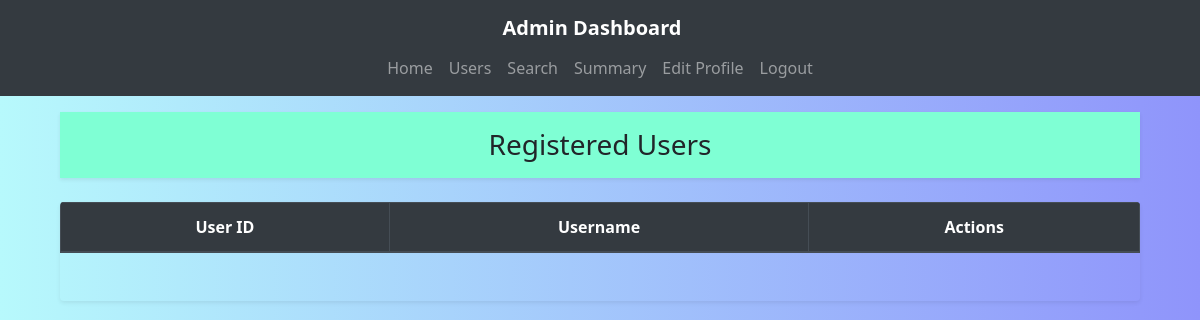
Page /admin/manage-users (signed in) on the earlier database version.
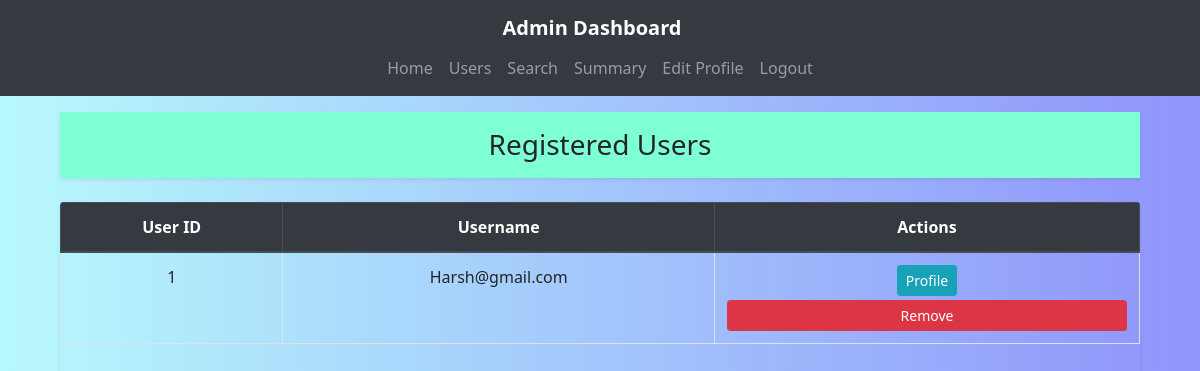
Same page on the later database version.
### backend/models.py (models this page shows)
class User(db.Model):
    __tablename__ = 'users'
    id = db.Column(db.Integer, primary_key=True)
    username = db.Column(db.String(80), nullable=False, unique=True, index=True)
    email = db.Column(db.String(120), nullable=False, unique=True)
    password_hash = db.Column(db.String(128))
    name = db.Column(db.String(100))
    address = db.Column(db.String(200), nullable=False)
    pincode = db.Column(db.String(10), nullable=False)
    created_at = db.Column(db.DateTime, default=datetime.utcnow)
    user_type = db.Column(db.String(10), default='user')  # 'user' or 'admin'
    reservations = db.relationship('Reservation', backref='user', lazy=True)

### app.py (the view)
    @app.route('/admin/manage-users')
    def admin_manage_users():
        if session.get('role') != 'admin':
            return redirect(url_for('login'))
        users = User.query.all()
        return render_template('admin_users.html', users=users)

### templates/admin_users.html (shortened to what this page needs)
{% extends 'base.html' %}
{% block navbar %}
<nav class="navbar navbar-expand-lg navbar-dark bg-dark fixed-top">
  <div class="container">
    <a class="navbar-brand font-weight-bold text-white" href="{{ url_for('admin_dashboard') }}">Admin Dashboard</a>
    <div class="collapse navbar-collapse justify-content-end" id="navbarNav">
      <ul class="navbar-nav text-center">
        <li class="nav-item"><a class="nav-link" href="{{ url_for('admin_dashboard') }}">Home</a></li>
        <li class="nav-item"><a class="nav-link" href="{{ url_for('view_all_users') }}">Users</a></li>
        <li class="nav-item"><a class="nav-link" href="{{ url_for('search') }}">Search</a></li>
        <li class="nav-item"><a class="nav-link" href="{{ url_for('admin_summary') }}">Summary</a></li>
        <li class="nav-item"><a class="nav-link" href="{{ url_for('edit_admin_profile') }}">Edit Profile</a></li>
        <li class="nav-item"><a class="nav-link" href="{{ url_for('logout') }}">Logout</a></li>
      </ul>
    </div>
  </div>
</nav>
{% endblock %}
{% block content %}
<div class="container mt-5 pt-4">
  <div class="container-fluid text-center font-weight-bold py-3 shadow-sm mt-4" style="background-color: aquamarine;">
    <h3 class="mb-0">Registered Users</h3>
  </div>
  <div class="table-responsive mt-4 shadow-sm rounded">
    <table class="table table-bordered text-center mb-5">
      <thead class="thead-dark">
        <tr>
          <th>User ID</th>
          <th>Username</th>
          <th>Actions</th>
        </tr>
      </thead>
      <tbody>
        {% for user in users %}
        <tr>
          <td>{{ user.id }}</td>
          <td>{{ user.username }}</td>
          <td>
            <a href="{{ url_for('admin_user_details', user_id=user.id) }}" class="btn btn-info btn-sm mb-1">Profile</a>
            <form action="{{ url_for('admin_delete_user', user_id=user.id) }}" method="POST" style="display: inline;">
              <button type="submit" class="btn btn-danger btn-sm"
                onclick="return confirm('Are you sure you want to delete this user?');">
                Remove
              </button>
            </form>
          </td>
        </tr>
        {% endfor %}
      </tbody>
    </table>
  </div>
</div>
{% endblock %}

### templates/base.html (shortened to what this page needs)
<!DOCTYPE html>
<html lang="en">
<head>
  <link rel="stylesheet" href="https://cdn.jsdelivr.net/npm/bootstrap@4.5.3/dist/css/bootstrap.min.css">
  <link rel="stylesheet" href="{{ url_for('static', filename='css/login.css') }}">
  <link rel="stylesheet" href="{{ url_for('static', filename='css/register.css') }}">
  <link rel="stylesheet" href="{{ url_for('static', filename='css/user.css') }}">
</head>
<body>
  {% block navbar %}{% endblock %}
  <main class="container mt-3">
    {% block content %}{% endblock %}
  </main>
</body>
</html>

### static/css/login.css (style rules this page uses)
* { margin: 0; padding: 0; box-sizing: border-box; }
body { font-family: 'Segoe UI', sans-serif; background: linear-gradient(to right, #b7f9fc, #8f94fb); min-height: 100vh; display: flex; align-items: center; justify-content: center; }
form button { width: 100%; padding: 12px; background-color: #000; color: #fff; border: none; border-radius: 5px; font-weight: bold; cursor: pointer; transition: background-color 0.3s ease; }

### static/css/register.css (style rules this page uses)
.container { margin: auto; display: flex; justify-content: center; align-items: center; flex-direction: column; }

### static/css/user.css (style rules this page uses)
.navbar { justify-content: center !important; }

Differences in the rows shown:
added User: id "1", username "Harsh@gmail.com"
